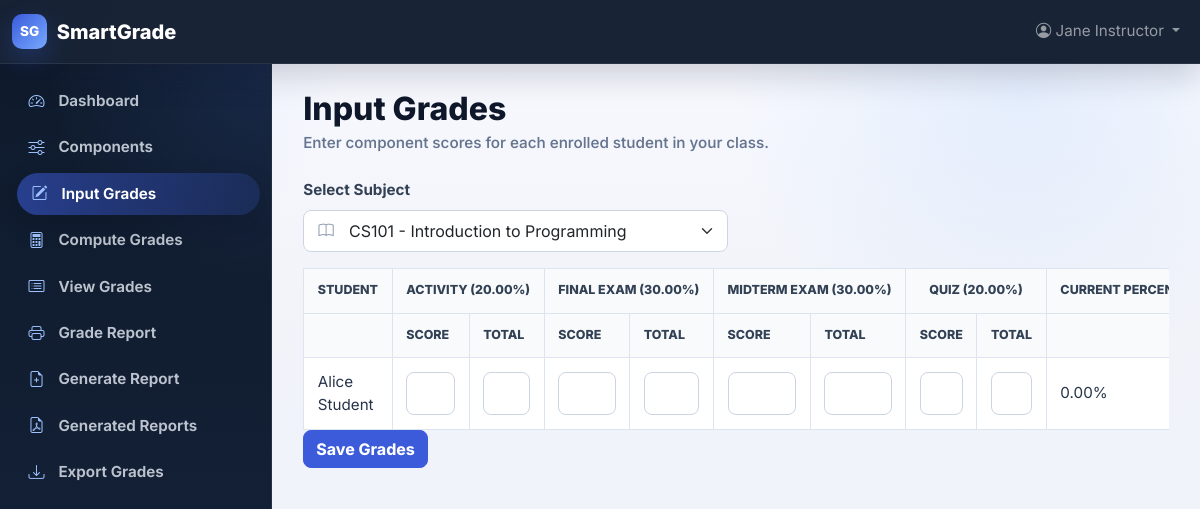
The app's page /input_grades.php?subject_id=1 (signed in) with its own data.
### tables this page shows
CREATE TABLE IF NOT EXISTS grade_components (
  id INT AUTO_INCREMENT PRIMARY KEY,
  subject_id INT NOT NULL,
  name VARCHAR(100) NOT NULL,
  percentage_weight DECIMAL(5,2) NOT NULL,
  created_at TIMESTAMP DEFAULT CURRENT_TIMESTAMP,
  archived_at TIMESTAMP NULL DEFAULT NULL,
  archived_by INT NULL,
  UNIQUE KEY uq_grade_components_subject_name (subject_id, name),
  FOREIGN KEY (subject_id) REFERENCES subjects(id) ON DELETE CASCADE,
  FOREIGN KEY (archived_by) REFERENCES users(id) ON DELETE SET NULL
);

CREATE TABLE IF NOT EXISTS students (
  id INT AUTO_INCREMENT PRIMARY KEY,
  user_id INT NOT NULL UNIQUE,
  student_no VARCHAR(50) NOT NULL UNIQUE,
  first_name VARCHAR(100) NOT NULL,
  last_name VARCHAR(100) NOT NULL,
  year_level VARCHAR(50),
  section_id INT,
  created_at TIMESTAMP DEFAULT CURRENT_TIMESTAMP,
  archived_at TIMESTAMP NULL DEFAULT NULL,
  archived_by INT NULL,
  FOREIGN KEY (user_id) REFERENCES users(id) ON DELETE CASCADE,
  FOREIGN KEY (section_id) REFERENCES sections(id) ON DELETE SET NULL,
  FOREIGN KEY (archived_by) REFERENCES users(id) ON DELETE SET NULL
);

### input_grades.php (the view, shortened to what this page needs)
<?php
require_once 'config.php';
$teacherUserId = $_SESSION['user']['id'] ?? ($_SESSION['user_id'] ?? 0);
$teacherId = app_teacher_id($pdo, (int) $teacherUserId);
$subjects = $pdo->prepare('SELECT id, code, name FROM subjects WHERE teacher_id=? AND archived_at IS NULL ORDER BY code');
$subjects->execute([$teacherId]);
$subjects = $subjects->fetchAll();
$subject_id   = filter_input(INPUT_GET, 'subject_id', FILTER_SANITIZE_NUMBER_INT);
if ($subject_id) {
    $componentsStmt = $pdo->prepare('SELECT id, name, percentage_weight FROM grade_components WHERE subject_id=? AND archived_at IS NULL');
    $componentsStmt->execute([$subject_id]);
    $components = $componentsStmt->fetchAll();
    $studentsStmt = $pdo->prepare('SELECT st.id, st.first_name, st.last_name FROM students st
        JOIN enrollments e ON e.student_id = st.id
        WHERE e.subject_id=? AND e.status="Enrolled" AND e.archived_at IS NULL AND st.archived_at IS NULL');
    $studentsStmt->execute([$subject_id]);
    $students = $studentsStmt->fetchAll();
} else {
    $components = [];
    $students   = [];
}
$existingGrades = [];
?>
<?php
require 'header.php';
?>
<form method="get" action="" class="mb-3">
    <div class="row g-3 align-items-end">
        <?= sg_field('Select Subject', 'subject_id', 'bi-book', '<select id="subject_id" name="subject_id" class="form-select" onchange="this.form.submit()"><option value="">-- Select --</option>' . implode('', array_map(static function ($sub) use ($subject_id) { return '<option value="' . (int) $sub['id'] . '"' . (($subject_id == $sub['id']) ? ' selected' : '') . '>' . htmlspecialchars($sub['code'] . ' - ' . $sub['name']) . '</option>'; }, $subjects)) . '</select>') ?>
    </div>
</form>
<?php if ($subject_id && !empty($components)): ?>
<form method="post" action="">
    <div class="table-responsive">
        <table class="table table-bordered">
            <thead class="table-light">
                <tr>
                    <th>Student</th>
                    <?php foreach ($components as $comp): ?>
                        <th colspan="2" class="text-center"><?= htmlspecialchars($comp['name']) ?> (<?= $comp['percentage_weight'] ?>%)</th>
                    <?php endforeach; ?>
                    <th>Current Percentage</th>
                </tr>
                <tr>
                    <th></th>
                    <?php foreach ($components as $comp): ?>
                        <th>Score</th><th>Total</th>
                    <?php endforeach; ?>
                    <th></th>
                </tr>
            </thead>
            <tbody>
                <?php foreach ($students as $st): ?>
                    <tr class="student-row">
                        <td><?= htmlspecialchars($st['first_name'] . ' ' . $st['last_name']) ?></td>
                        <?php foreach ($components as $comp): ?>
                            <?php
                            $existing = $existingGrades[$st['id']][$comp['id']] ?? ['score' => '', 'total_score' => ''];
                            ?>
                            <td>
                                <input type="number" step="0.01" name="scores[<?= $st['id'] ?>][<?= $comp['id'] ?>]" value="<?= htmlspecialchars($existing['score']) ?>" class="form-control score-input score-<?= $comp['id'] ?>" required>
                            </td>
                            <td>
                                <input type="number" step="0.01" name="totals[<?= $st['id'] ?>][<?= $comp['id'] ?>]" value="<?= htmlspecialchars($existing['total_score']) ?>" class="form-control total-input total-<?= $comp['id'] ?>" required>
                            </td>
                        <?php endforeach; ?>
                        <td class="gwa-cell"></td>
                    </tr>
                <?php endforeach; ?>
            </tbody>
        </table>
    </div>
    <button type="submit" class="btn btn-primary">Save Grades</button>
</form>
<?php endif; ?>
<?php require 'footer.php'; ?>

### smartgrade-styles.css (style rules this page uses)
:root { --sg-bg: #f1f3f9; --sg-surface: #ffffff; --sg-sidebar: #0f1b2d; --sg-sidebar-2: #15233a; --sg-text: #182338; --sg-muted: #66758f; --sg-primary: #3b5bdb; --sg-primary-dark: #2f4cc4; --sg-success: #2f9e44; --sg-warning: #e67700; --sg-danger: #c92a2a; --sg-info: #1971c2; --sg-border: #dbe4ef; --sg-shadow-sm: 0 12px 30px rgba(15, 23, 42, 0.06); --sg-shadow: 0 18px 45px rgba(22, 32, 58, 0.12); --sg-shadow-lg: 0 24px 60px rgba(15, 23, 42, 0.12); --sg-card-radius: 12px; --sg-control-radius: 8px; --sg-font-family: "Inter", ui-sans-serif, system-ui, -apple-system, BlinkMacSystemFont, "Segoe UI", sans-serif; }
* { box-sizing: border-box; }
body { min-height: 100vh; margin: 0; color: var(--sg-text); font-family: var(--sg-font-family); letter-spacing: 0; }
body.sg-app { background: radial-gradient(circle at top left, rgba(59, 91, 219, 0.12), transparent 22rem), radial-gradient(circle at 85% 12%, rgba(104, 166, 255, 0.12), transparent 18rem), linear-gradient(180deg, #f8faff 0%, var(--sg-bg) 40%, #eef2fb 100%); font-size: 0.95rem; opacity: 0; animation: sg-page-fade 0.45s ease forwards; }
.table-responsive, .dataTables_wrapper { width: 100%; }
.table { margin-bottom: 0; vertical-align: middle; }
.table > :not(caption) > * > * { padding: 0.78rem 0.85rem; }
.table thead th { color: #334155; background: #f8fafc; border-bottom: 1px solid var(--sg-border); font-size: 0.78rem; font-weight: 800; letter-spacing: 0; text-transform: uppercase; white-space: nowrap; }
.table td { color: #263449; }
.table-bordered, .table-bordered > :not(caption) > * { border-color: var(--sg-border); }
.form-control, .form-select { min-height: 2.65rem; border-color: #cbd5e1; border-radius: var(--sg-control-radius); }
.sg-input .form-control, .sg-input .form-select { padding-left: 2.8rem; }
.btn { min-height: 2.35rem; border-radius: var(--sg-control-radius); font-weight: 750; letter-spacing: 0; }
.btn-primary { background: var(--sg-primary); border-color: var(--sg-primary); }

### records on screen
grade_components: name "ACTIVITY", percentage_weight "20.00"
grade_components: name "FINAL EXAM", percentage_weight "30.00"
grade_components: name "MIDTERM EXAM", percentage_weight "30.00"
grade_components: name "QUIZ", percentage_weight "20.00"
students: first_name+last_name "Alice Student"

### other values on screen
$userName "Jane Instructor"
$item['label'] "Dashboard"
$item['label'] "Components"
$item['label'] "Input Grades"
$item['label'] "Compute Grades"
$item['label'] "View Grades"
$item['label'] "Grade Report"
$item['label'] "Generate Report"
$item['label'] "Generated Reports"
$item['label'] "Export Grades"
$title "Input Grades"
$subtitle "Enter component scores for each enrolled student in your class."
$label "Select Subject"
